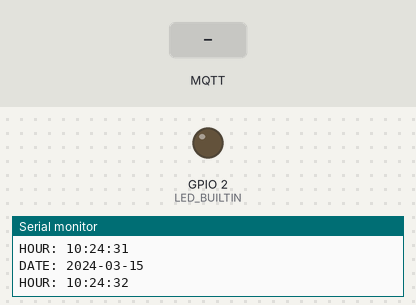
A sketch run on a simulated ESP32. Shown: output pins drawn as LEDs (lit = HIGH), the last lines printed to the serial monitor. Inputs (shaded band) come from the test bench. WiFi joins after 1.5 s; servers stay silent unless stated; network time is answered at once with the bench clock; the local clock reads 2024-03-15 10:24:30 at power-on unless the sketch sets it; no MQTT or app messages arrive unless stated.

Above: at 2.7 s.
2.8 s: MQTT message "embedded/hall" arrives on the first subscribed topic
At 3.5 s:
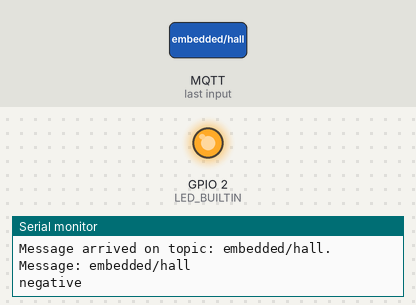
5.8 s: MQTT message "1" arrives on the first subscribed topic
At 6.9 s:
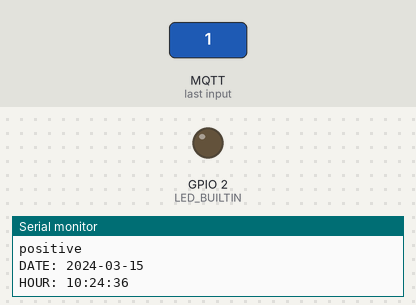
Timing chart, 0 to 8.8 s (numbered marks = the images above; inputs shaded):
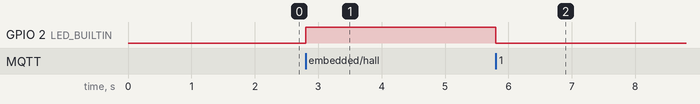

Measured:
- after the input at 2.8 s, GPIO 2 (LED_BUILTIN): LOW → HIGH at once
- after the input at 5.8 s, GPIO 2 (LED_BUILTIN): HIGH → LOW at once

The sketch:

hallNode.ino
```cpp
#include <WiFi.h>
#include <NTPClient.h>
#include <WiFiUdp.h>
#include <PubSubClient.h>
#include <Wire.h>

// Replace the next variables with your SSID/Password combination
const char* ssid = "";
const char* password = "";

// Add your MQTT Broker IP address, example:
//const char* mqtt_server = "mqtt.thingspeak.com";
const char* mqtt_server = "85.119.83.194";

WiFiClient espClient;
PubSubClient client(espClient);
long lastMsg = 0;
char msg[50];
int value = 0;

WiFiUDP ntpUDP;
NTPClient timeClient(ntpUDP);

String formattedDate;
String dayStamp;
String timeStamp;

void setup() {
  Serial.begin(115200);
  setup_wifi();
  client.setServer(mqtt_server, 1883);
  client.setCallback(callback);

  pinMode(LED_BUILTIN, OUTPUT);

  timeClient.begin();
  timeClient.setTimeOffset(10800);
}

void setup_wifi() {
  delay(10);
  // We start by connecting to a WiFi network
  Serial.println();
  Serial.print("Connecting to ");
  Serial.println(ssid);

  WiFi.begin(ssid, password);

  while (WiFi.status() != WL_CONNECTED) {
    delay(500);
    Serial.print(".");
  }

  Serial.println("");
  Serial.println("WiFi connected");
  Serial.println("IP address: ");
  Serial.println(WiFi.localIP());
}

void callback(char* topic, byte* message, unsigned int length) {

  Serial.print("Message arrived on topic: ");
  Serial.print(topic);
  Serial.print(". Message: ");
  String messageTemp;
  int hallReading;

  for (int i = 0; i < length; i++) {
    Serial.print((char)message[i]);
    messageTemp += (char)message[i];
  }
  hallReading = messageTemp.toInt();
  Serial.println();

  // If a message is received on the topic esp32/output, you check if the message is either "on" or "off".
  //if (String(topic) == "channels/695112/subscribe/fields/field2") {
  if (String(topic) == "embedded/hall") {
    if(hallReading <= 0){
      Serial.println("negative");
      digitalWrite(LED_BUILTIN, HIGH);
    }
    else if(hallReading > 0){
      Serial.println("positive");
      digitalWrite(LED_BUILTIN, LOW);
    }
  }
}

void reconnect() {
  // Loop until we're reconnected
  while (!client.connected()) {
    Serial.print("Attempting MQTT connection...");
    // Attempt to connect
    if (client.connect("ESP8266Client")) {
      Serial.println("connected");
      // Subscribe
      //client.subscribe("channels/695112/subscribe/fields/field2");
      client.subscribe("embedded/hall");
    } else {
      Serial.print("failed, rc=");
      Serial.print(client.state());
      Serial.println(" try again in 5 seconds");
      // Wait 5 seconds before retrying
      while (WiFi.status() != WL_CONNECTED) {
        setup_wifi();
      }
      delay(5000);
    }
  }
}
void get_time(){
  while(!timeClient.update()) {
    timeClient.forceUpdate();
  }
  formattedDate = timeClient.getFormattedDate();

  int splitT = formattedDate.indexOf("T");
  dayStamp = formattedDate.substring(0, splitT);
  Serial.print("DATE: ");
  Serial.println(dayStamp);
    // Extract time
  timeStamp = formattedDate.substring(splitT+1, formattedDate.length()-1);
  Serial.print("HOUR: ");
  Serial.println(timeStamp);
}


void loop() {

  if (!client.connected()) {
    reconnect();
  }
  client.loop();

  long now = millis();
  if (now - lastMsg > 1000) {

    lastMsg = now;

    int val = hallRead();
    get_time();

    char hallString[8];
    char string_to_send[25];
    char time_to_send[10];
    dtostrf(val, 1, 2, hallString);
    //timeStamp.toCharArray(time_to_send, 10);

    //strcpy(string_to_send, hallString);
    //strcat(string_to_send, ";");
    //strcat(string_to_send, time_to_send);

    //client.publish("channels/695112/publish/fields/field2/V8DD4LPOL4XZGM8V", hallString);
    client.publish("embedded/hall", hallString);

  }
}
```
